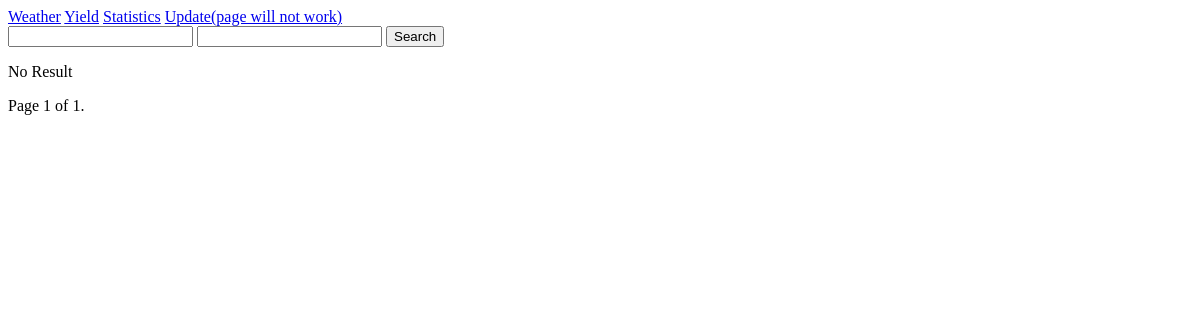
Page /api/weather/stats?page=2 on the earlier database version.
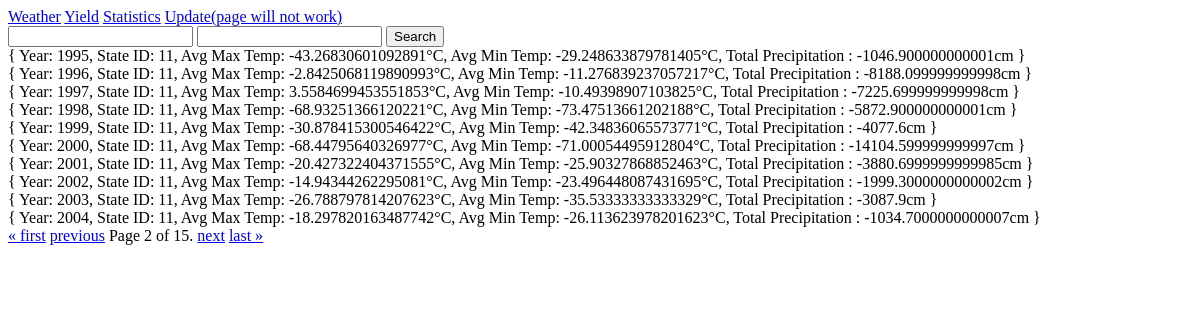
Same page on the later database version.
### project/models.py (models this page shows)
class Statistic(models.Model):
    year = models.IntegerField()
    state = models.IntegerField()
    avg_max_temp = models.FloatField()
    avg_min_temp = models.FloatField()
    total_prec = models.FloatField()

### project/views.py (the view)
# urls.py: path('weather/stats', views.api_weather_stat, name='weather_stat'),
def api_weather_stat(request):
    if request.method == "POST":
        state_id = request.POST["state_id"]
        year = request.POST["year"]
        if not state_id and not year:
            result = Statistic.objects.all()
        else:
            if not year:
                result = Statistic.objects.filter(state=state_id)
            elif not state_id:
                result = Statistic.objects.filter(year=year)
            else:
                result = Statistic.objects.filter(year=year, state=state_id)
    else:
        result = Statistic.objects.all()
    paginator = Paginator(result, per_page=10)
    page_number = request.GET.get('page')
    page_obj = paginator.get_page(page_number)
    return render(request, 'weather_stat.html', {'page_obj': page_obj})

### project/templates/weather_stat.html (shortened to what this page needs)
<!DOCTYPE html>
<html lang="en">
<head>
</head>
<body>
<div>
  <a href="/api/weather">Weather</a>
  <a href="/api/yield">Yield</a>
  <a href="/api/weather/stats">Statistics</a>
  <a href="/api/update">Update(page will not work)</a>
</div>
<div>
    <form method="post">
        <input name="state_id" type="number">
        <input name="year" type="number">
        <button type="submit">Search</button>
    </form>
</div>
{% if page_obj %}
    {% for data in page_obj %}
        { Year: {{ data.year }},
        State ID: {{ data.state }},
        Avg Max Temp: {{ data.avg_max_temp }}°C,
        Avg Min Temp: {{ data.avg_min_temp }}°C,
        Total Precipitation : {{ data.total_prec }}cm }<br>
    {% endfor %}
{% else %}
    <p>No Result</p>
{% endif %}
<div class="pagination">
    <span class="step-links">
        {% if page_obj.has_previous %}
            <a href="?page=1">&laquo; first</a>
            <a href="?page={{ page_obj.previous_page_number }}">previous</a>
        {% endif %}
        <span class="current">
            Page {{ page_obj.number }} of {{ page_obj.paginator.num_pages }}.
        </span>
        {% if page_obj.has_next %}
            <a href="?page={{ page_obj.next_page_number }}">next</a>
            <a href="?page={{ page_obj.paginator.num_pages }}">last &raquo;</a>
        {% endif %}
    </span>
</div>
</body>
</html>

Differences in the rows shown:
added Statistic: year "1995", state "11", avg_max_temp "-43.26830601092891", avg_min_temp "-29.248633879781405", total_prec "-1046.900000000001"
added Statistic: year "1996", state "11", avg_max_temp "-2.8425068119890993", avg_min_temp "-11.276839237057217", total_prec "-8188.099999999998"
added Statistic: year "1997", state "11", avg_max_temp "3.5584699453551853", avg_min_temp "-10.49398907103825", total_prec "-7225.699999999998"
added Statistic: year "1998", state "11", avg_max_temp "-68.93251366120221", avg_min_temp "-73.47513661202188", total_prec "-5872.900000000001"
added Statistic: year "1999", state "11", avg_max_temp "-30.878415300546422", avg_min_temp "-42.34836065573771", total_prec "-4077.6"
added Statistic: year "2000", state "11", avg_max_temp "-68.44795640326977", avg_min_temp "-71.00054495912804", total_prec "-14104.599999999997"
added Statistic: year "2001", state "11", avg_max_temp "-20.427322404371555", avg_min_temp "-25.90327868852463", total_prec "-3880.6999999999985"
added Statistic: year "2002", state "11", avg_max_temp "-14.94344262295081", avg_min_temp "-23.496448087431695", total_prec "-1999.3000000000002"
added Statistic: year "2003", state "11", avg_max_temp "-26.788797814207623", avg_min_temp "-35.53333333333329", total_prec "-3087.9"
added Statistic: year "2004", state "11", avg_max_temp "-18.297820163487742", avg_min_temp "-26.113623978201623", total_prec "-1034.7000000000007"
Other differences:
{{ page_obj.number }}: "1" → "2"
{{ page_obj.paginator.num_pages }}: "1" → "15"
text no longer shown: "No Result"
text now shown: "« first previous next last »"
